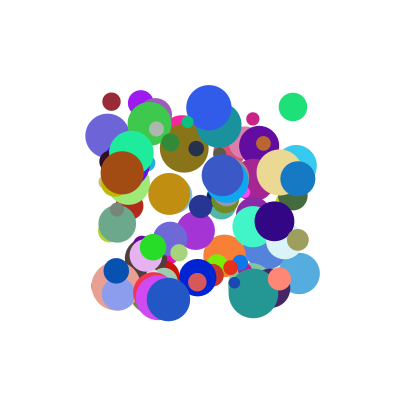
Frame 1 (no input)
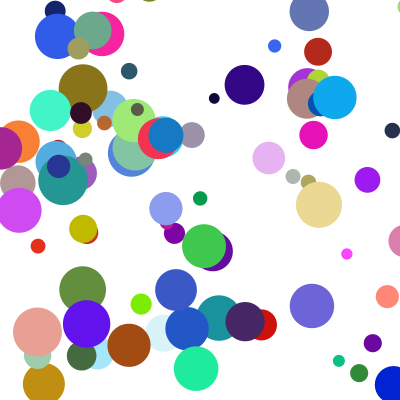
Frame 60 (the mouse pressed at the canvas centre just before this capture)
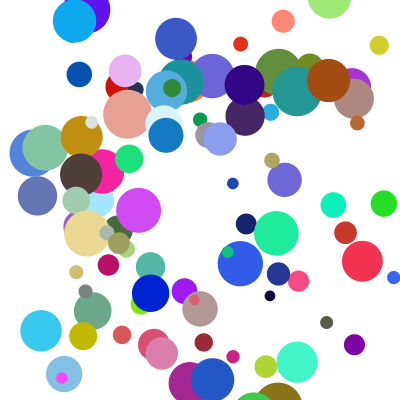
Frame 120 (the mouse held since frame 60 and released just before this capture)

The Processing sketch that drew these frames (run headless with seeded random() and noise(); from frame 60 on, the mouse is pressed at the canvas centre):

// Processing sketch: fp_pg_q_08_02
// ── fp_pg_q_08_02.pde
// 問題 8.2 等速直線運動をしながら壁で反射する 100 個のボールを描画せよ．
// ただし，ボールどうしの衝突は考慮しなくてもよい．ボールの大きさ，速度，初期位置，色は全てランダムに与えよ．
private MoveCircle[] mc = new MoveCircle[100];

void setup(){
  float x = 0;
  float y = 0;
  float vx = 0;
  float vy = 0;
  float r = 0;
  float g = 0;
  float b = 0;
  float d = 10;
  size(400, 400);
  smooth();
  background(255, 255, 255);
  ellipseMode(CENTER);
  frameRate(30);

  for(int i = 0; i < 100; i++){
    x = random(-100, 100);
    y = random(-100, 100);
    vx = random(1, 10);
    vy = random(1, 10);
    r = random(0, 255);
    g = random(0, 255);
    b = random(0, 255);
    d = random(10, 50);
    mc[i] = new MoveCircle(x, y, vx, vy, r, g, b, width, height, d);
  }
}

void draw(){
  background(255, 255, 255);
  translate(width/2, height/2);
  for(int i = 0; i < 100; i++){
    mc[i].draw();
    mc[i].move();
  }
}

// ── MoveCircle.pde
class MoveCircle {
  private float x = 0;
  private float y = 0;
  private float vx = 0;
  private float vy = 0;
  private float rx = 0;
  private float ry = 0;
  private float w = 0;
  private float h = 0;
  private float d = 20;
  private boolean flg = true;
  private float v = 0;
  private float theta = 0;
  private float minX = 0;
  private float maxX = 0;
  private float minY = 0;
  private float maxY = 0;
  private float tmpRx = 0;
  private float tmpRy = 0;
  private float r = 0;
  private float g = 0;
  private float b = 0;


  MoveCircle(float px, float py, float pvx, float pvy, float red, float green, float blue, float pw, float ph, float pd){
    x = px;
    y = py;
    vx = pvx;
    vy = pvy;
    r = red;
    g = green;
    b = blue;
    w = pw;
    h = ph;
    d = pd;
    minX = -(w/2) + d/2;
    maxX = (w/2) - d/2;
    minY = -(h/2) + d/2;
    maxY = (h/2) - d/2;
    rx = (vx * getSpeedRate());
    ry = (vy * getSpeedRate());
    ellipseMode(CENTER);
  }

  public void move(){
    if(x <= minX || maxX <= x || y <= minY || maxY <= y){
      if(x <= minX){
        x = minX;
      } else if(maxX <= x) {
        x = maxX;
      }
      if(y <= minY) {
        y = minY;
      } else if(maxY <= y) {
        y = maxY;
      }
      // 速度のx成分とy成分からスカラーを導出する処理
      tmpRx = rx;
      tmpRy = ry;
      v = (sqrt(sq(rx) + sq(ry)));
      if(x <= minX){
        if(tmpRx < 0 && tmpRy < 0){
          theta = (360 - degrees(acos(abs(tmpRx)/v)));
        } else {
          theta = degrees(acos(abs(tmpRx)/v));
        }
      } else if(maxX <= x){
        if(0 < tmpRx && tmpRy < 0){
          theta = (180 + degrees(acos(abs(tmpRx)/v)));
        } else {
          theta = (180 - degrees(acos(abs(tmpRx)/v)));
        }
      } else if(y <= minY) {
        if(tmpRx < 0 && tmpRy < 0){
          theta = (180 - degrees(asin(abs(tmpRy)/v)));
        } else {
          theta = (degrees(asin(abs(tmpRy)/v)));
        }
      } else if(maxY <= y) {
        if(tmpRx < 0 && 0 < tmpRy){
          theta = (180 + degrees(asin(abs(tmpRy)/v)));
        } else {
          theta = (360 - degrees(asin(abs(tmpRy)/v)));
        }
      }
      rx = (v * cos(radians(theta)));
      ry = (v * sin(radians(theta)));
    }
    x += rx;
    y += ry;
  }

  public void draw(){
    noStroke();
    fill(r, g, b);
    ellipse(x, y, d, d);
  }

  private float getSpeedRate(){
    return random(4, 10);
  }
}
